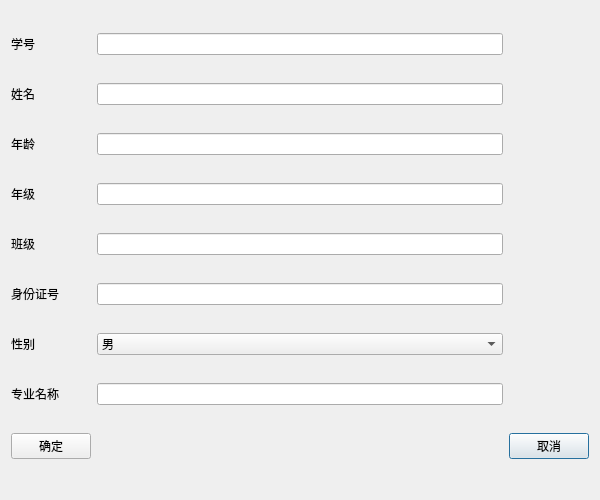
<?xml version="1.0" encoding="UTF-8"?>
<ui version="4.0">
 <class>adcell2_addStudent</class>
 <widget class="QDialog" name="adcell2_addStudent">
  <property name="geometry">
   <rect>
    <x>0</x>
    <y>0</y>
    <width>600</width>
    <height>500</height>
   </rect>
  </property>
  <property name="windowTitle">
   <string>Dialog</string>
  </property>
  <layout class="QGridLayout" name="gridLayout">
   <item row="2" column="2">
    <widget class="QLineEdit" name="age"/>
   </item>
   <item row="0" column="1">
    <widget class="QLabel" name="label_8">
     <property name="maximumSize">
      <size>
       <width>16777215</width>
       <height>23</height>
      </size>
     </property>
     <property name="text">
      <string>学号</string>
     </property>
    </widget>
   </item>
   <item row="3" column="2">
    <widget class="QLineEdit" name="grade">
     <property name="text">
      <string/>
     </property>
    </widget>
   </item>
   <item row="4" column="1">
    <widget class="QLabel" name="label_6">
     <property name="text">
      <string>班级</string>
     </property>
    </widget>
   </item>
   <item row="5" column="2">
    <widget class="QLineEdit" name="identity_id">
     <property name="text">
      <string/>
     </property>
    </widget>
   </item>
   <item row="5" column="1">
    <widget class="QLabel" name="label_7">
     <property name="text">
      <string>身份证号</string>
     </property>
    </widget>
   </item>
   <item row="0" column="2">
    <widget class="QLineEdit" name="sid"/>
   </item>
   <item row="1" column="1">
    <widget class="QLabel" name="label">
     <property name="text">
      <string>姓名</string>
     </property>
    </widget>
   </item>
   <item row="1" column="2">
    <widget class="QLineEdit" name="name"/>
   </item>
   <item row="2" column="1">
    <widget class="QLabel" name="label_4">
     <property name="text">
      <string>年龄</string>
     </property>
    </widget>
   </item>
   <item row="4" column="2">
    <widget class="QLineEdit" name="classes"/>
   </item>
   <item row="6" column="2">
    <widget class="QComboBox" name="sex">
     <item>
      <property name="text">
       <string>男</string>
      </property>
     </item>
     <item>
      <property name="text">
       <string>女</string>
      </property>
     </item>
    </widget>
   </item>
   <item row="7" column="2">
    <widget class="QLineEdit" name="major"/>
   </item>
   <item row="8" column="3">
    <widget class="QPushButton" name="cancelButton">
     <property name="text">
      <string>取消</string>
     </property>
    </widget>
   </item>
   <item row="3" column="1">
    <widget class="QLabel" name="label_5">
     <property name="text">
      <string>年级</string>
     </property>
    </widget>
   </item>
   <item row="7" column="1">
    <widget class="QLabel" name="label_3">
     <property name="text">
      <string>专业名称</string>
     </property>
    </widget>
   </item>
   <item row="6" column="1">
    <widget class="QLabel" name="label_2">
     <property name="text">
      <string>性别</string>
     </property>
    </widget>
   </item>
   <item row="8" column="1">
    <widget class="QPushButton" name="commitButton">
     <property name="text">
      <string>确定</string>
     </property>
    </widget>
   </item>
  </layout>
 </widget>
 <resources/>
 <connections/>
</ui>
